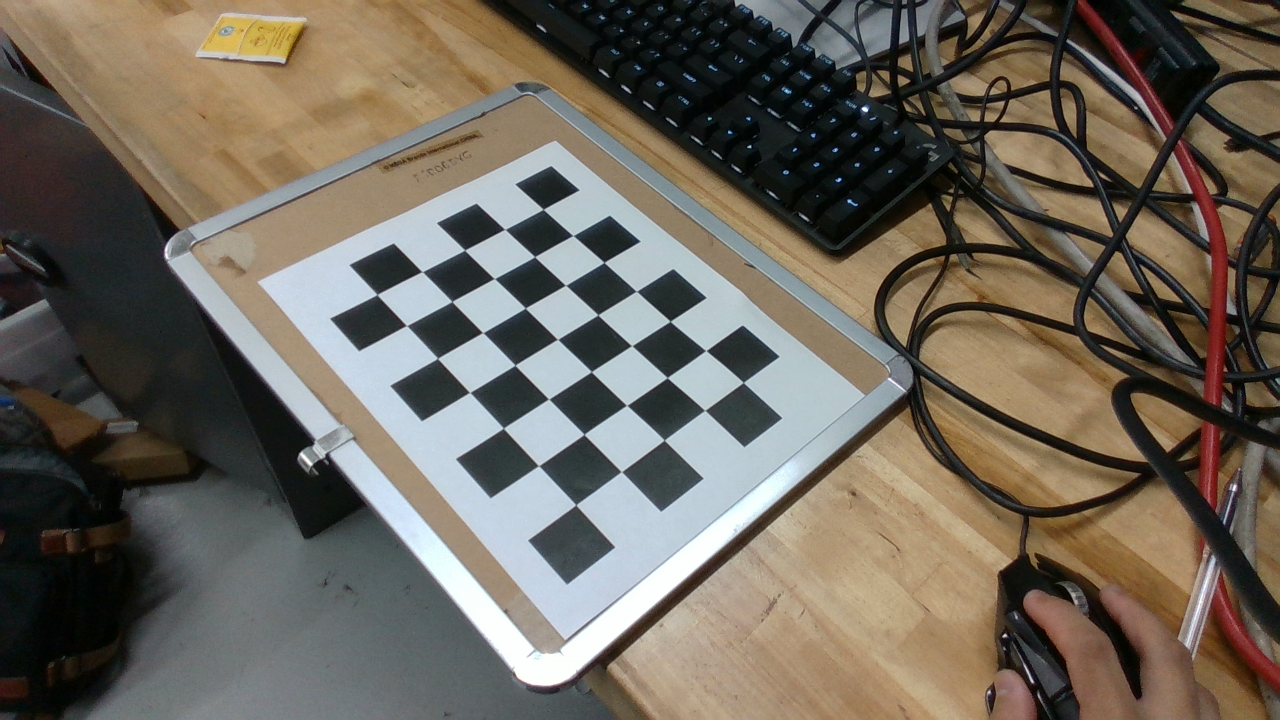
#> input picture realsense/10r_Color.png, 1280 x 720 px; its folder holds only this picture in this run
$ python camera_calibration.py
#> lines starting #> are read from the running program, lines starting #| are printed output that depends on the picture; after the words box and inside, x2 and y2 are one past the last pixel; in counts of white or black regions, pixels touching at a corner belong together; long printed decimals are rounded
import numpy as np
import cv2 as cv
import glob

# termination criteria
criteria = (cv.TERM_CRITERIA_EPS + cv.TERM_CRITERIA_MAX_ITER, 30, 0.001)

# prepare object points, like (0,0,0), (1,0,0), (2,0,0) ....,(6,5,0)
objp = np.zeros((5*7,3), np.float32)
objp[:,:2] = np.mgrid[0:7,0:5].T.reshape(-1,2)

# Arrays to store object points and image points from all the images.
objpoints = [] # 3d point in real world space
imgpoints = [] # 2d points in image plane.

images = glob.glob('/home/wolftech/lxiang3.lab/Desktop/sdu6/codes/amiga_workspace/realsense/*.png')

for fname in images:
    img = cv.imread(fname)
#> img is the input picture: shape (720, 1280, 3); mean B, G, R 91.3, 102.3, 109.5
    gray = cv.cvtColor(img, cv.COLOR_BGR2GRAY)
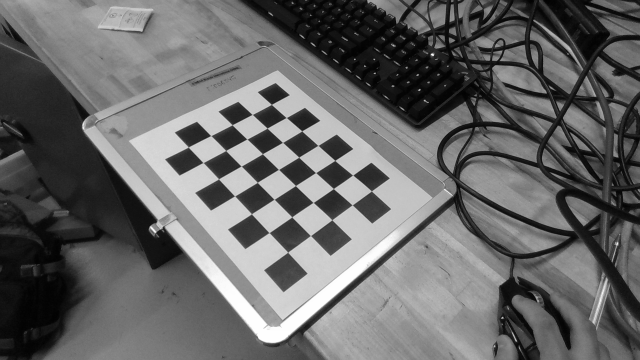
#> gray: shape (720, 1280) (shown at 1/2 size); min 0, max 255, mean 103.1

    # Find the chess board corners
    ret, corners = cv.findChessboardCorners(gray, (7,5), None)
#> ret = True; corners = 35 rows, first 8: [543.3, 209.4], [572.8, 235.5], [604, 262.3], [636.6, 291.4], [670.1, 321.3], [705.9, 350.5], [743.3, 382.5], [504.8, 229.4]

    # If found, add object points, image points (after refining them)
    if ret == True:
        objpoints.append(objp)

        corners2 = cv.cornerSubPix(gray,corners, (11,11), (-1,-1), criteria)
#> corners2 = 35 rows, first 8: [543.2, 209.3], [573, 235.5], [604, 262.3], [636.4, 291.2], [670.2, 321.3], [705.8, 350.6], [743.3, 382.4], [504.8, 229.3]
        imgpoints.append(corners2)

        # Draw and display the corners
        cv.drawChessboardCorners(img, (7,5), corners2, ret)
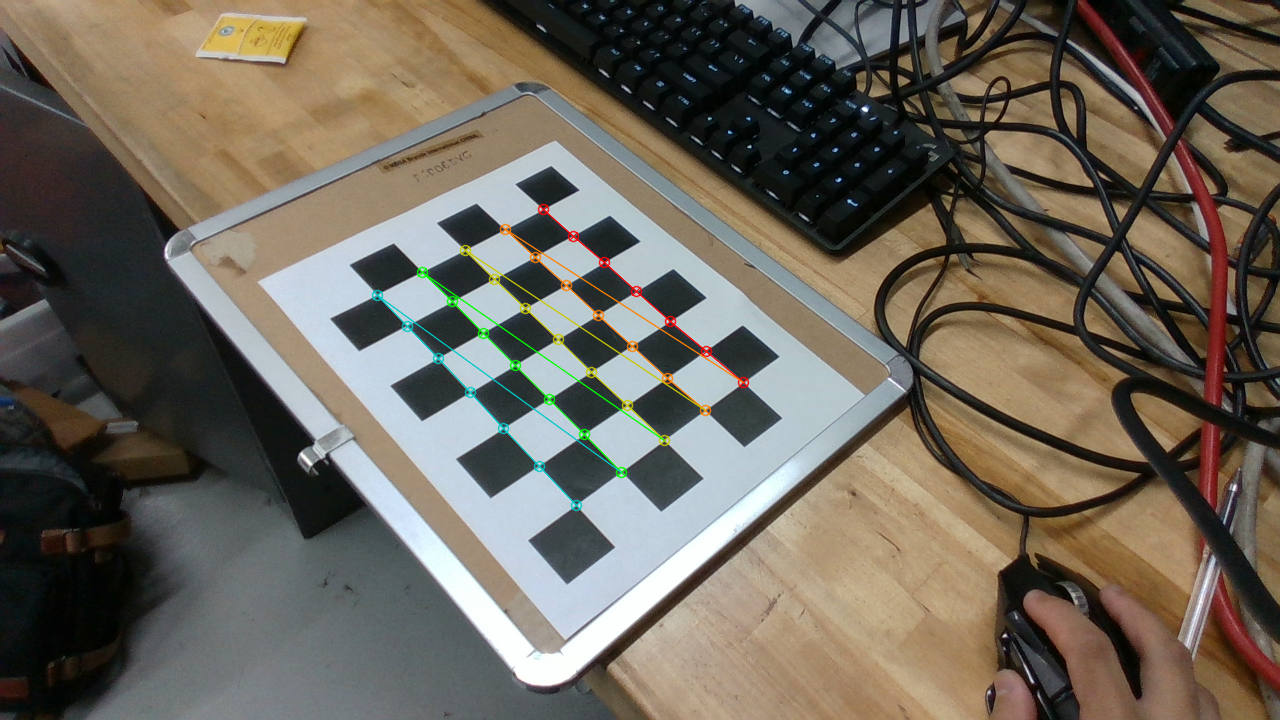
#> img: shape (720, 1280, 3); 0.97% of pixels changed, all inside (x1, y1, x2, y2) = (371, 203, 750, 512)
        cv.imshow('img', img)
        cv.waitKey(500)

cv.destroyAllWindows()

ret, mtx, dist, rvecs, tvecs = cv.calibrateCamera(objpoints, imgpoints, gray.shape[::-1], None, None)
#> ret = 0.265; mtx = [[751.5, 0, 658.6], [0, 740.7, 410.4], [0, 0, 1]]; dist = [[0.277, -1.38, -0.0241, 0.0152, 4.06]]; rvecs = ([-0.599, 0.19, 0.822],); tvecs = ([-2.48, -4.31, 16.38],)

print(f"mtx: {mtx}.")
#| mtx: [[751.503   0.         658.573]
#|  [  0.         740.750 410.436]
#|  [  0.           0.           1.        ]].
print(f"dist: {dist}.")
#| dist: [[ 0.2769 -1.384 -0.02405  0.01517  4.061 ]].

$ run again, on realsense/14_Color.png
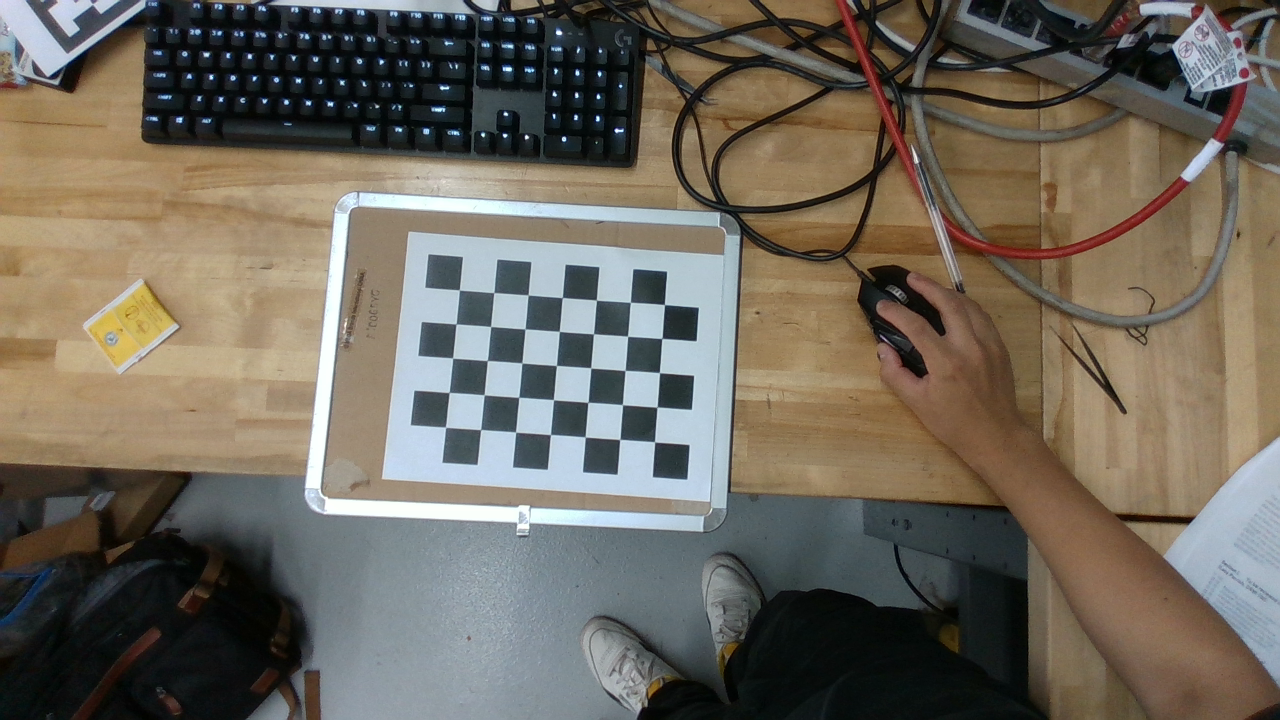
#> input picture realsense/14_Color.png, 1280 x 720 px
#> img is the input picture: shape (720, 1280, 3); mean B, G, R 92.5, 103.8, 110.4
#> `gray = cv.cvtColor(img, cv.COLOR_BGR2GRAY)`:
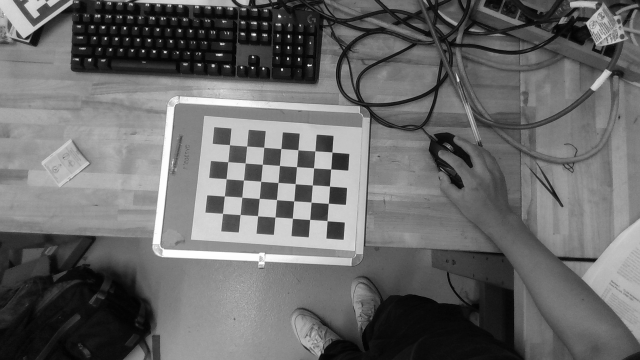
#> gray: shape (720, 1280) (shown at 1/2 size); min 0, max 255, mean 104.4
#> `ret, corners = cv.findChessboardCorners(gray, (7,5), None)`: ret = True; corners = 35 rows, first 8: [459.2, 289.9], [493.8, 292.6], [528.2, 295], [562.4, 297.5], [596.4, 300.1], [630.4, 302.3], [664.5, 304.6], [456, 324]
#> corners2 = 35 rows, first 8: [459.3, 290], [493.8, 292.5], [528.1, 294.9], [562.3, 297.5], [596.4, 300.1], [630.4, 302.3], [664.5, 304.6], [456, 323.9]
#> `cv.drawChessboardCorners(img, (7,5), corners2, ret)`:
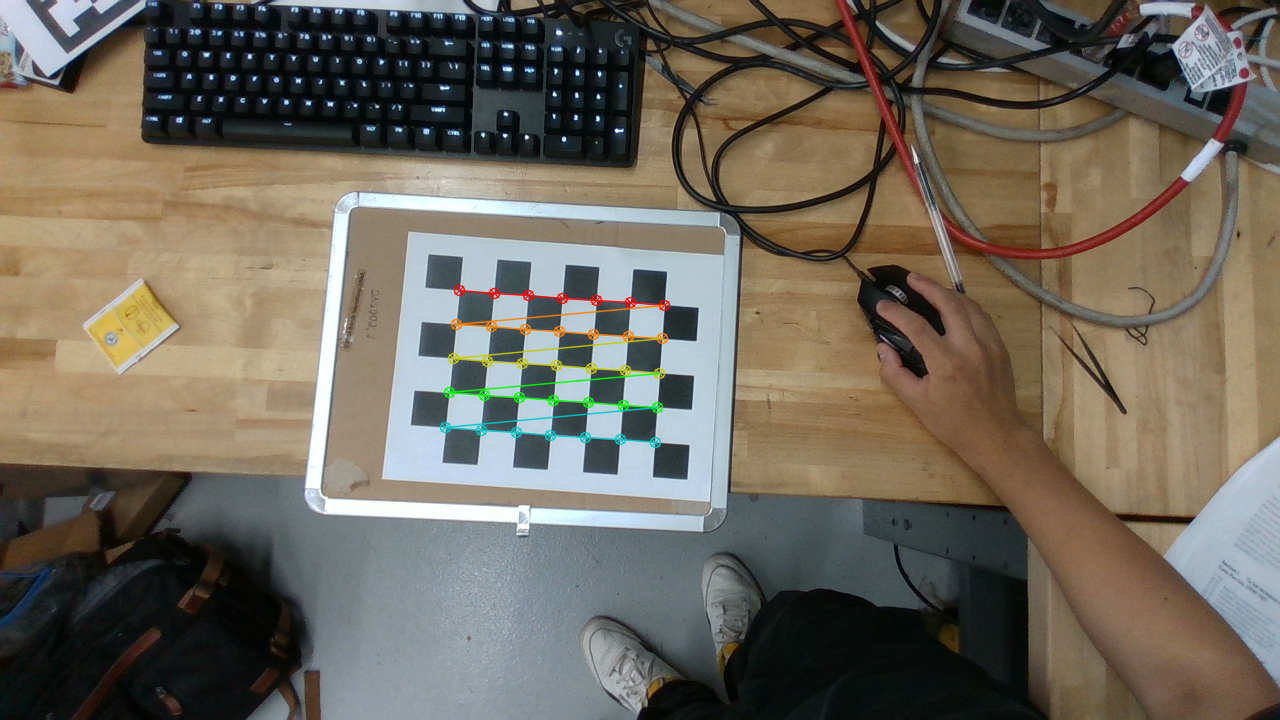
#> img: shape (720, 1280, 3); 0.91% of pixels changed, all inside (x1, y1, x2, y2) = (439, 284, 671, 449)
#> `ret, mtx, dist, rvecs, tvecs = cv.calibrateCamera(objpoints, imgpoints..`: ret = 0.0919; mtx = [[1011.8, 0, 722.7], [0, 1014.7, 352.4], [0, 0, 1]]; dist = [[-0.0951, 3.18, -0.0129, 0.0124, -15.53]]; rvecs = ([-0.156, -0.0139, 0.0655],); tvecs = ([-7.68, -1.78, 29.39],)
#| mtx: [[1.01180410e+03 0.00000000e+00 7.22705008e+02]
#|  [0.00000000e+00 1.01466934e+03 3.52390628e+02]
#|  [0.00000000e+00 0.00000000e+00 1.00000000e+00]].
#| dist: [[-9.51492182e-02  3.18428917e+00 -1.29481822e-02  1.24270918e-02
#|   -1.55342789e+01]].
